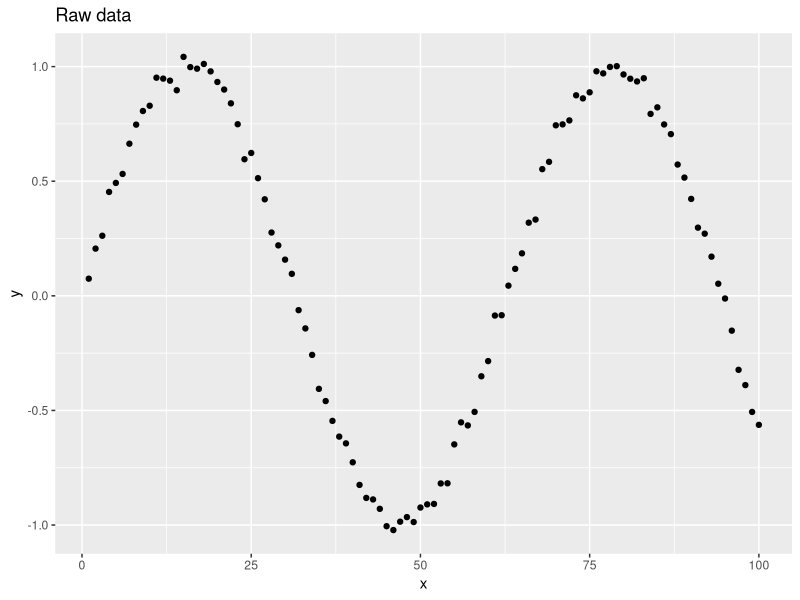
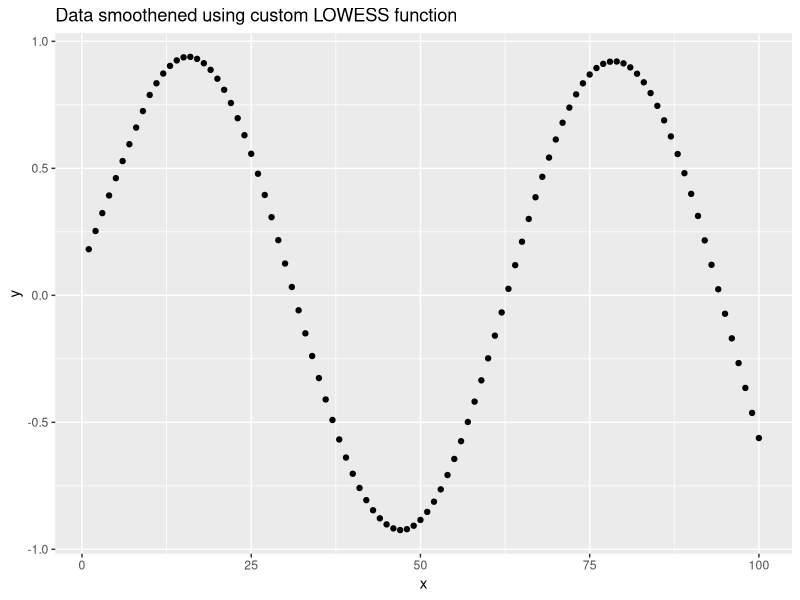
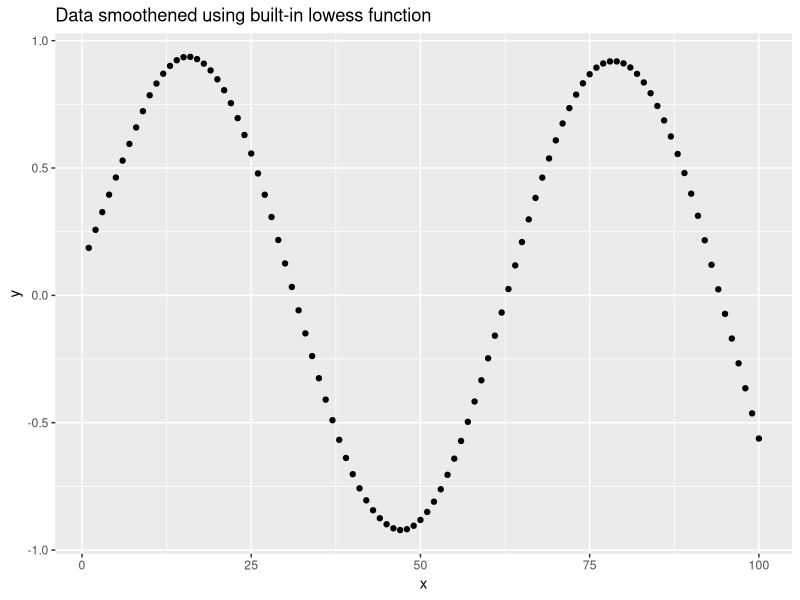

The R source for these figures, in order:
## ---- chunk 1
library(ggplot2)
set.seed(1)
x <- 1:100
y <- sin(x/10) + rnorm(100, 0, 0.2^2)
head(y)
## ---- chunk 2
ggplot(mapping = aes(x = x, y = y)) + 
  geom_point() + 
  labs(title = "Raw data")
## ---- chunk 3
customLowess <- function(x, y, f){
# A function that implements the LOWESS algorithm and returns smoothed values.
# 
# Args:
#   x (numeric vector) - the x values in the data set
#   y (numeric vector) - the y values in the data set
#   f (numeric) - the spac of the smoothing where 0<f<1
# 
# Return:
#   y (numeric vector) - the smoothed y values
  
  # Span
  k <- floor(f*length(x)) # computing the number of neighbouring points used for smoothing

  smoothened_ys <- numeric(length(x))
  
  for (i in 1:length(x)) {
    # Computing weights
    current_x <- x[i]
    distances <- abs(x - current_x)
    all_values <- cbind(x, distances, y)
    sorted_values <- all_values[order(all_values[,2]),]
    k_neighbours <- sorted_values[1:k,]
    d_max <- k_neighbours[k,2]
    weights <- (1-(k_neighbours[,2]/d_max)^3)^3
    
    # Weighted Regression
    W = diag(weights, ncol=k)
    x_neigh <- cbind(1,k_neighbours[,1]) # here, x is a design matrix, meaning that the first column is simply a coulmn on 1s
    y_neigh <- k_neighbours[,3]
    betas <- solve(t(x_neigh) %*% W %*% x_neigh) %*% t(x_neigh) %*% W %*% y_neigh
    smoothened_ys[i] = betas[1,1] + betas[2,1]*current_x
  }
  return(smoothened_ys)
}

smooth_ys <- customLowess(x,y,0.2)

ggplot(mapping = aes(x = x, y = smooth_ys)) +
  geom_point() +
  labs(title = "Data smoothened using custom LOWESS function", x = "x", y = "y")
## ---- chunk 4
lowess_output <- lowess(x, y, 0.2)

ggplot(mapping = aes(x = x, y = lowess_output$y)) + 
  geom_point() +
  labs(title = "Data smoothened using built-in lowess function",x = "x", y = "y")
